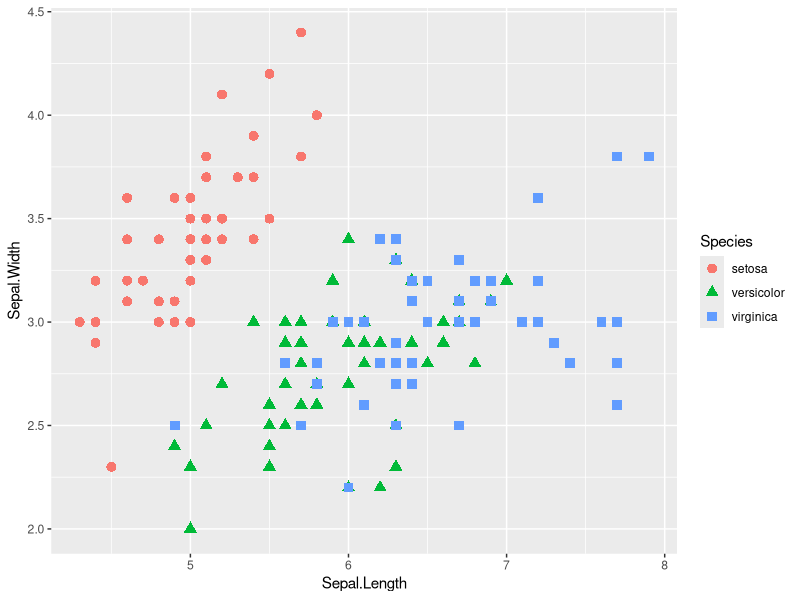

R code for this plot: (Note: this script raises an error after producing the figure.)
# ggplot learning script
# Saurabh Siroya - February 22nd 2015

install.packages("ggplot2", dependencies = TRUE)
install.packages("plyr")
install.packages("ggthemes")
install.packages("reshape2")

library("ggplot2")
library("reshape2")
library("ggthemes")
library("plyr")

library(MASS)
library(RColorBrewer)

head(iris)

iris[1:2, ]


df <- melt(iris, id.vars ="Species")
df


ggplot(iris, aes(Sepal.Length, Sepal.Width, color = Species)) + geom_point(aes(shape = Species), size = 3)
summary(myplot)

myplot


d2 <- diamonds[sample(1:dim(diamonds)[1], 1000), ]


dim(diamonds)

head (d2)
d2 <- diamonds[sample(1:dim(diamonds)[1], 1000), ]

ggplot(d2, aes(carat, price, color = color)) + geom_point(size=3)


myplot <- ggplot(birthwt, aes(factor(race), bwt)) + geom_boxplot()

summary(myplot)



ggplot(iris, aes(Sepal.Length, Sepal.Width, color = Species)) + 
  geom_point() +
  facet_grid(.~Species)


ggplot(iris, aes(Sepal.Length, Sepal.Width, color = Species)) + 
  geom_point() +
  facet_wrap( ~Species)


df <- melt(iris, id.vars="Species")
ggplot(df, aes(Species, value, fill = variable)) +
  geom_bar(stat = "identity", position = "dodge") +
  scale_fill_brewer(palette="Set2")